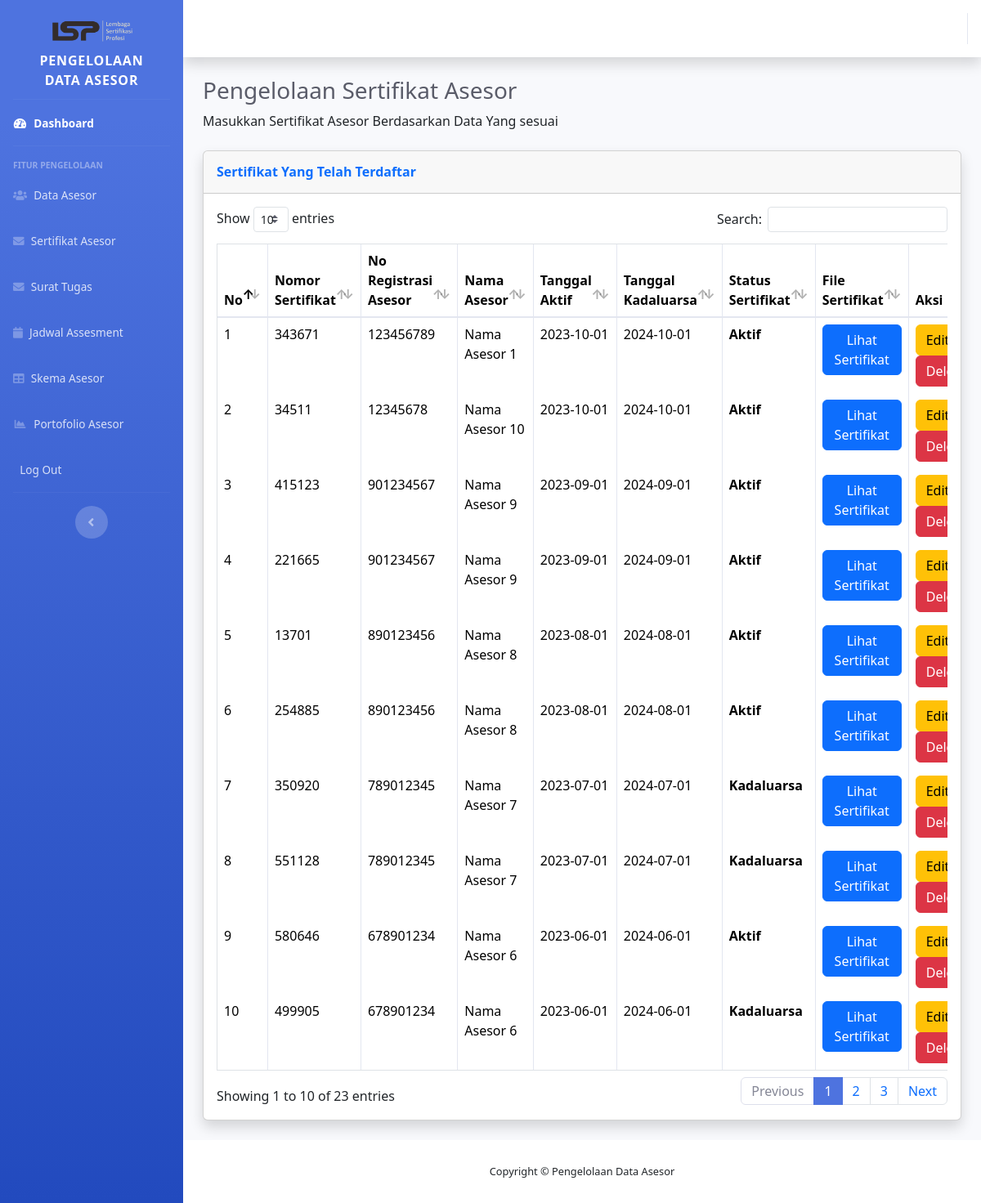
/CapstoneProject/index.php/sertifikat, run on the app's committed database.
### tables this page shows
CREATE TABLE `sertifikat` (
  `nomor_sertifikat` int(50) NOT NULL,
  `tanggal_aktif` date DEFAULT NULL,
  `tanggal_kadaluarsa` date DEFAULT NULL,
  `asesor_id` int(50) DEFAULT NULL,
  `sertifikat` varchar(200) NOT NULL,
  `Status_sertifikat` varchar(100) NOT NULL
);

CREATE TABLE `asesor` (
  `nomor_registrasi_asesor` int(50) NOT NULL,
  `email` varchar(50) DEFAULT NULL,
  `alamat` varchar(255) DEFAULT NULL,
  `pendidikan_terakhir` varchar(25) DEFAULT NULL,
  `nama_asesor` varchar(255) DEFAULT NULL,
  `nomor_ktp` varchar(25) DEFAULT NULL,
  `password` varchar(25) DEFAULT NULL,
  `tanggal_lahir` date DEFAULT NULL,
  `gambar` varchar(200) NOT NULL
);

### CapstoneProject/application/controllers/sertifikat.php (called while the page is built, shortened)
<?php
class sertifikat extends CI_Controller
{
  public function index()
  {
    $data = $this->sertifikat_model->TampilSertifikatWName();
    $isi['sertifikat'] = $data;
    $this->load->view('source/sidebar');
    $this->load->view('source/header');
    $this->load->view('sertifikat', $isi);
    $this->load->view('source/footer');
  }
} ?>

### CapstoneProject/index.php (called while the page is built, shortened)
<?php
require_once BASEPATH.'core/CodeIgniter.php';

### CapstoneProject/application/models/sertifikat_model.php (called while the page is built, shortened)
<?php
class sertifikat_model extends CI_Model
{
  public function TampilSertifikatWName()
  {
    $this->db->select('sertifikat.*, asesor.nomor_registrasi_asesor,asesor.nama_asesor');
    $this->db->from('sertifikat');
    $this->db->join('asesor', 'asesor.nomor_registrasi_asesor = sertifikat.asesor_id');
    $this->db->order_by('sertifikat.tanggal_aktif', 'DESC');
    $query = $this->db->get();
    if ($query->num_rows() > 0) {
      return $query->result_array();
    } else {
      return array();
    }
  }
}
?>

### CapstoneProject/application/views/sertifikat.php (the view, shortened to what this page needs)
<div class="container-fluid">
  <div class="container-fluid">
    <h1 class="h3 mb-2 text-gray-800">Pengelolaan Sertifikat Asesor</h1>
    <p class="mb-4">Masukkan Sertifikat Asesor Berdasarkan Data Yang sesuai</p>
    <div class="card shadow mb-4">
      <div class="card-header py-3">
        <h6 class="m-0 font-weight-bold text-primary">Sertifikat Yang Telah Terdaftar</h6>
      </div>
      <div class="card-body">
        <div class="table-responsive">
          <!-- <button href="" class="btn btn-primary btn-icon-split" data-toggle="modal" data-target="#tambahSertifikat">
            <span class="icon text-white-50">
              <i class="fas fa-plus"></i>
            </span>
            <span class="text">Memasukkan Sertifikat</span>
          </button><br><br> -->
          <table class="table table-bordered" id="dataTable" width="100%" cellspacing="0">
            <thead>
              <tr>
                <th>No</th>
                <th>Nomor Sertifikat</th>
                <th>No Registrasi Asesor</th>
                <th>Nama Asesor</th>
                <th>Tanggal Aktif</th>
                <th>Tanggal Kadaluarsa</th>
                <th>Status Sertifikat</th>
                <th>File Sertifikat</th>
                <th>Aksi</th>
              </tr>
            </thead>
            <tbody>
              <?php
              $no = 0;
              foreach ($sertifikat as $sft) {
                $no++;
                ?>
                <tr>
                  <td>
                    <?= $no ?>
                  </td>
                  <td>
                    <?= $sft['nomor_sertifikat'] ?>
                  </td>
                  <td>
                    <?= $sft['asesor_id'] ?>
                  </td>
                  <td>
                    <?= $sft['nama_asesor'] ?>
                  </td>
                  <td>
                    <?= $sft['tanggal_aktif'] ?>
                  </td>
                  <td>
                    <?= $sft['tanggal_kadaluarsa'] ?>
                  </td>
                  <td>
                    <b>
                      <?= $sft['Status_sertifikat'] ?>
                    </b>
                  </td>
                  <td>
                    <button type="button" class="btn btn-primary" data-toggle="modal"
                      data-target="#melihat<?= $sft['nomor_sertifikat'] ?>">
                      Lihat Sertifikat
                    </button>
                  </td>
                  <td><button type="button" class="btn btn-warning" data-toggle="modal"
                      data-target="#edit<?= $sft['nomor_sertifikat'] ?>">
                      Edit
                    </button>
                    <button type="button" class="btn btn-danger" data-toggle="modal"
                      data-target="#delete<?= $sft['nomor_sertifikat'] ?>">
                      Delete
                    </button>
                  </td>
                </tr>
              <?php } ?>
            </tbody>
          </table>
        </div>
      </div>
    </div>
  </div>
</div>

### data on the page
sertifikat: nomor_sertifikat "343671", asesor "123456789", asesor.nama_asesor "Nama Asesor 1", tanggal_aktif "2023-10-01", tanggal_kadaluarsa "2024-10-01", Status_sertifikat "Aktif"
sertifikat: nomor_sertifikat "34511", asesor "12345678", asesor.nama_asesor "Nama Asesor 10", tanggal_aktif "2023-10-01", tanggal_kadaluarsa "2024-10-01", Status_sertifikat "Aktif"
sertifikat: nomor_sertifikat "415123", asesor "901234567", asesor.nama_asesor "Nama Asesor 9", tanggal_aktif "2023-09-01", tanggal_kadaluarsa "2024-09-01", Status_sertifikat "Aktif"
sertifikat: nomor_sertifikat "221665", asesor "901234567", asesor.nama_asesor "Nama Asesor 9", tanggal_aktif "2023-09-01", tanggal_kadaluarsa "2024-09-01", Status_sertifikat "Aktif"
sertifikat: nomor_sertifikat "13701", asesor "890123456", asesor.nama_asesor "Nama Asesor 8", tanggal_aktif "2023-08-01", tanggal_kadaluarsa "2024-08-01", Status_sertifikat "Aktif"
sertifikat: nomor_sertifikat "254885", asesor "890123456", asesor.nama_asesor "Nama Asesor 8", tanggal_aktif "2023-08-01", tanggal_kadaluarsa "2024-08-01", Status_sertifikat "Aktif"
sertifikat: nomor_sertifikat "350920", asesor "789012345", asesor.nama_asesor "Nama Asesor 7", tanggal_aktif "2023-07-01", tanggal_kadaluarsa "2024-07-01", Status_sertifikat "Kadaluarsa"
sertifikat: nomor_sertifikat "551128", asesor "789012345", asesor.nama_asesor "Nama Asesor 7", tanggal_aktif "2023-07-01", tanggal_kadaluarsa "2024-07-01", Status_sertifikat "Kadaluarsa"
sertifikat: nomor_sertifikat "580646", asesor "678901234", asesor.nama_asesor "Nama Asesor 6", tanggal_aktif "2023-06-01", tanggal_kadaluarsa "2024-06-01", Status_sertifikat "Aktif"
sertifikat: nomor_sertifikat "499905", asesor "678901234", asesor.nama_asesor "Nama Asesor 6", tanggal_aktif "2023-06-01", tanggal_kadaluarsa "2024-06-01", Status_sertifikat "Kadaluarsa"
